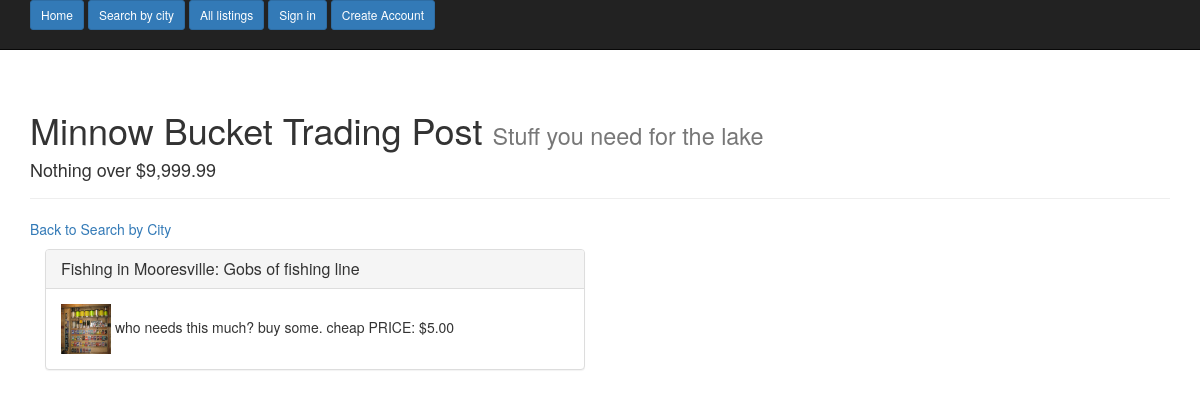
Page /city_list/3/ on the earlier database version.
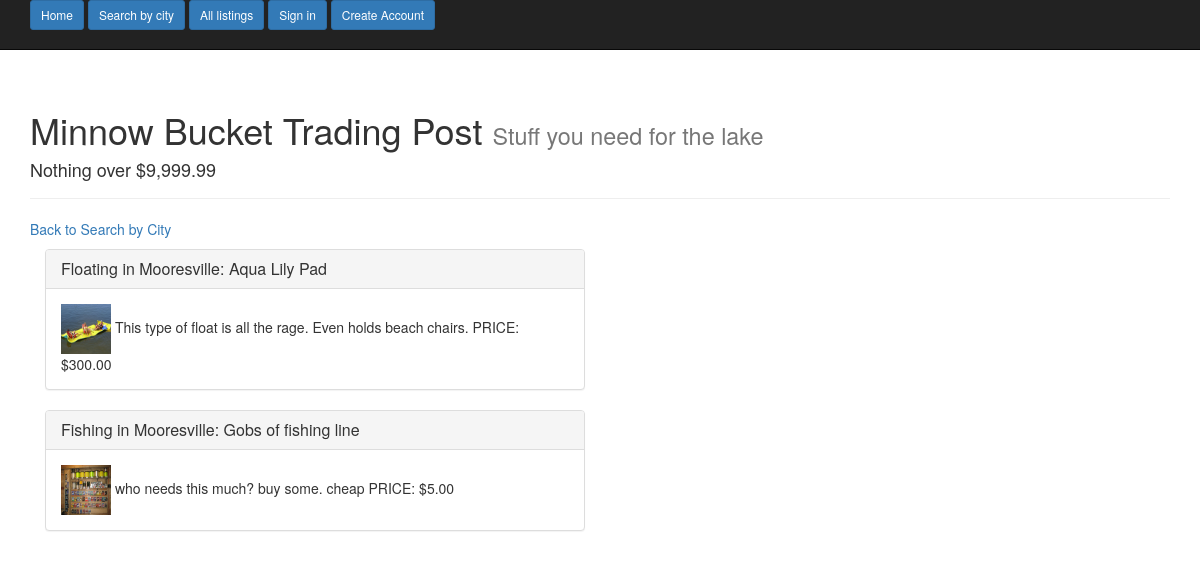
Same page on the later database version.
### main_app/models.py (models this page shows, shortened)
class Listing(models.Model):
    title = models.CharField(max_length=40)
    description = models.TextField()
    price = models.DecimalField(max_digits=6, decimal_places=2)
    photo = models.ImageField(upload_to='listing_photos', null=True, blank=True, verbose_name='Upload a photo')
    city = models.ForeignKey(Location)
    seller = models.ForeignKey(User)
    created = models.DateTimeField(auto_now_add=True)
    pick_category = models.ForeignKey(Category)
    class Meta:
        ordering = ['-created']
    @property
    def photo_url(self):
        if self.photo:
            return self.photo.url
        return 'http://sport.ngmnexpo.com/cliparts/2015/02/1344144.jpg'

class Category(models.Model):
    new_category = models.CharField(max_length=30)
    choose_main = models.ForeignKey('self', null=True, blank=True, related_name="sub_choice")
    def __str__(self):
        return self.new_category
    class Meta:
        verbose_name_plural = "Categories"

class Location(models.Model):
    city_choice = models.CharField(max_length=20)
    def __str__(self):
        return self.city_choice

### main_app/views.py (the view)
# urls.py: url(r'^city_list/(?P<pk>\d+)/$', CityListingsView.as_view(), name='city_listings_view'),
class CityListingsView(ListView):
    model = Listing
    template_name = 'city_listings_view.html'
    def get_queryset(self, **kwargs):
        city_name = self.kwargs.get('pk', None)
        return Listing.objects.filter(city=city_name)

### templates/city_listings_view.html
{% extends "base.html" %}
{% block content %}
  <p><a href="{% url 'city_list_view' %}">Back to Search by City</p>
<div class="col-md-6">
  {% for object in object_list %}
      <div class="panel panel-default">
        <div class="panel-heading">
          <h3 class="panel-title">{{ object.pick_category }} in {{ object.city }}: <a href="{% url 'list_detail_view' object.pk %}">{{ object.title }}</a></h3>
        </div>
        <div class="panel-body">
            <a href="{% url 'list_detail_view' object.pk %}"><img class='small' src="{{ object.photo_url }}" alt="" /></a>
            {{ object.description }}
            PRICE: ${{ object.price }}
        </div>
      </div>
  {% endfor %}
  {% endblock %}

Differences in the rows shown:
added Listing: pick_category "Floating", city "Mooresville", title "Aqua Lily Pad", photo_url (picture), description "This type of float is all the rage. Even holds beach chairs.", price "300.00"
